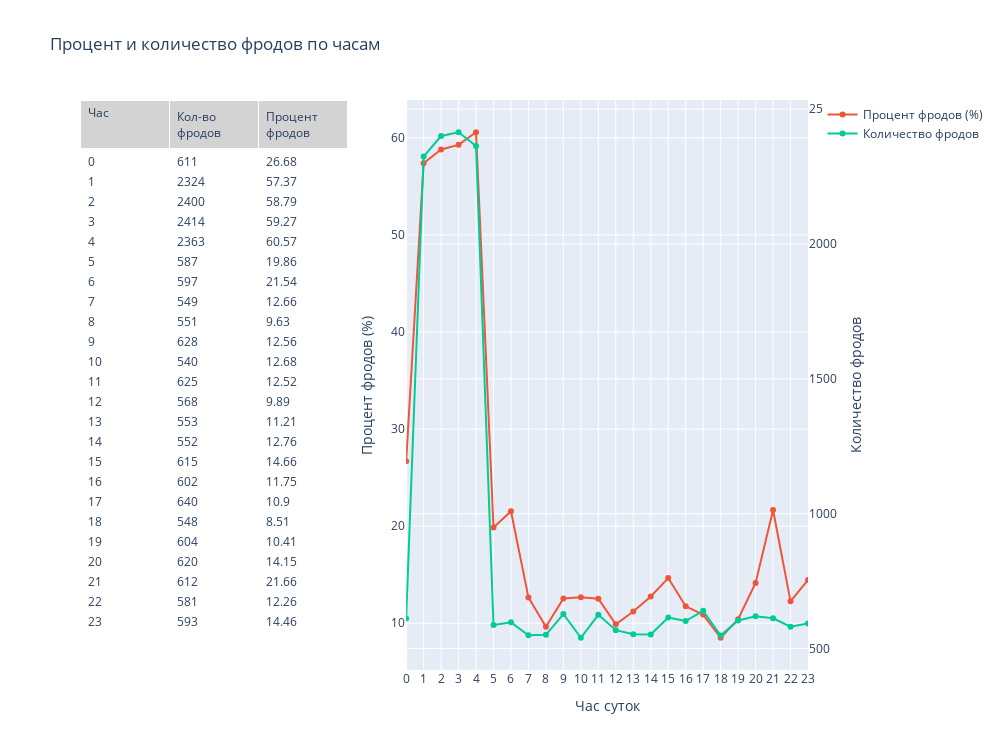

The notebook cell saved with this chart:
### Markdown cell above
**1. Ночные транзакции — чаще фрод**

Гипотеза: Транзакции, совершённые ночью (например, с 00:00 до 05:00), имеют большую вероятность быть мошенническими

Метрика: % фрода в в разное время суток

### Code cell
# Подсчёт количества фродов и всех транзакций по каждому часу
fraud_by_hour = (
    df.groupby('hour')['is_fraud']
    .agg(
        fraud_count=lambda x: (x == True).sum(),
        total_count='count'
    )
    .reset_index()
)

# Расчёт процента фрода
fraud_by_hour['fraud_percent'] = (
    fraud_by_hour['fraud_count'] / fraud_by_hour['total_count'] * 100
).round(2)

# Сортировка по часам
fraud_by_hour = fraud_by_hour.sort_values('hour')

# Убедимся, что таблица содержит все 24 часа
all_hours = pd.DataFrame({'hour': range(24)})
fraud_by_hour_full = all_hours.merge(fraud_by_hour, on='hour', how='left')

# Заполним отсутствующие значения нулями
fraud_by_hour_full['fraud_count'] = fraud_by_hour_full['fraud_count'].fillna(0).astype(int)
fraud_by_hour_full['total_count'] = fraud_by_hour_full['total_count'].fillna(0).astype(int)
fraud_by_hour_full['fraud_percent'] = fraud_by_hour_full.apply(
    lambda row: (row['fraud_count'] / row['total_count'] * 100) if row['total_count'] > 0 else 0,
    axis=1
).round(2)
fig = go.Figure()

# Создаём подграфики: таблица + график
fig = sp.make_subplots(
    rows=1, cols=2,
    column_widths=[0.4, 0.6],
    specs=[[{"type": "table"}, {"type": "xy"}]],
    horizontal_spacing=0.08,
    shared_xaxes=False
)

# Таблица слева
fig.add_trace(
    go.Table(
        header=dict(values=['Час', 'Кол-во фродов', 'Процент фродов'],
                    fill_color='lightgrey', align='left'),
        cells=dict(values=[
            fraud_by_hour_full['hour'],
            fraud_by_hour_full['fraud_count'],
            fraud_by_hour_full['fraud_percent']
        ],
        fill_color='white', align='left')
    ),
    row=1, col=1
)
# Линия 1: процент фрода (левая ось)
fig.add_trace(go.Scatter(
    x=fraud_by_hour_full['hour'],
    y=fraud_by_hour_full['fraud_percent'],
    mode='lines+markers',
    name='Процент фродов (%)',
    yaxis='y1'
))

# Линия 2: количество фродов (правая ось)
fig.add_trace(go.Scatter(
    x=fraud_by_hour_full['hour'],
    y=fraud_by_hour_full['fraud_count'],
    mode='lines+markers',
    name='Количество фродов',
    yaxis='y2'
))

# Настройки макета
fig.update_layout(
    title='Процент и количество фродов по часам',
    xaxis=dict(
        title='Час суток',
        tickmode='linear',
        dtick=1,
        range=[0, 23]
    ),
    yaxis=dict(
        title='Процент фродов (%)',
        side='left'
    ),
    yaxis2=dict(
        title='Количество фродов',
        overlaying='y',
        side='right'
    ),
    height=750,
    width=1000
)

fig.show()

### Figure 1 — Plotly figure (JSON) as saved in the notebook; plotly's stock layout.template omitted (floating-point values rounded to 4 significant figures)
{"data": [{"cells": {"align": "left", "fill": {"color": "white"}, "values": [[0, 1, 2, 3, 4, 5, 6, 7, 8, 9, 10, 11, 12, 13, 14, 15, 16, 17, 18, 19, 20, 21, 22, 23], [611, 2324, 2400, 2414, 2363, 587, 597, 549, 551, 628, 540, 625, 568, 553, 552, 615, 602, 640, 548, 604, 620, 612, 581, 593], [26.68, 57.37, 58.79, 59.27, 60.57, 19.86, 21.54, 12.66, 9.63, 12.56, 12.68, 12.52, 9.89, 11.21, 12.76, 14.66, 11.75, 10.9, 8.51, 10.41, 14.15, 21.66, 12.26, 14.46]]}, "domain": {"x": [0, 0.368], "y": [0, 1]}, "header": {"align": "left", "fill": {"color": "lightgrey"}, "values": ["Час", "Кол-во фродов", "Процент фродов"]}, "type": "table"}, {"mode": "lines+markers", "name": "Процент фродов (%)", "type": "scatter", "x": [0, 1, 2, 3, 4, 5, 6, 7, 8, 9, 10, 11, 12, 13, 14, 15, 16, 17, 18, 19, 20, 21, 22, 23], "y": [26.68, 57.37, 58.79, 59.27, 60.57, 19.86, 21.54, 12.66, 9.63, 12.56, 12.68, 12.52, 9.89, 11.21, 12.76, 14.66, 11.75, 10.9, 8.51, 10.41, 14.15, 21.66, 12.26, 14.46], "yaxis": "y"}, {"mode": "lines+markers", "name": "Количество фродов", "type": "scatter", "x": [0, 1, 2, 3, 4, 5, 6, 7, 8, 9, 10, 11, 12, 13, 14, 15, 16, 17, 18, 19, 20, 21, 22, 23], "y": [611, 2324, 2400, 2414, 2363, 587, 597, 549, 551, 628, 540, 625, 568, 553, 552, 615, 602, 640, 548, 604, 620, 612, 581, 593], "yaxis": "y2"}], "layout": {"height": 750, "title": {"text": "Процент и количество фродов по часам"}, "width": 1000, "xaxis": {"anchor": "y", "domain": [0.448, 1], "dtick": 1, "range": [0, 23], "tickmode": "linear", "title": {"text": "Час суток"}}, "yaxis": {"anchor": "x", "domain": [0, 1], "side": "left", "title": {"text": "Процент фродов (%)"}}, "yaxis2": {"overlaying": "y", "side": "right", "title": {"text": "Количество фродов"}}}}
